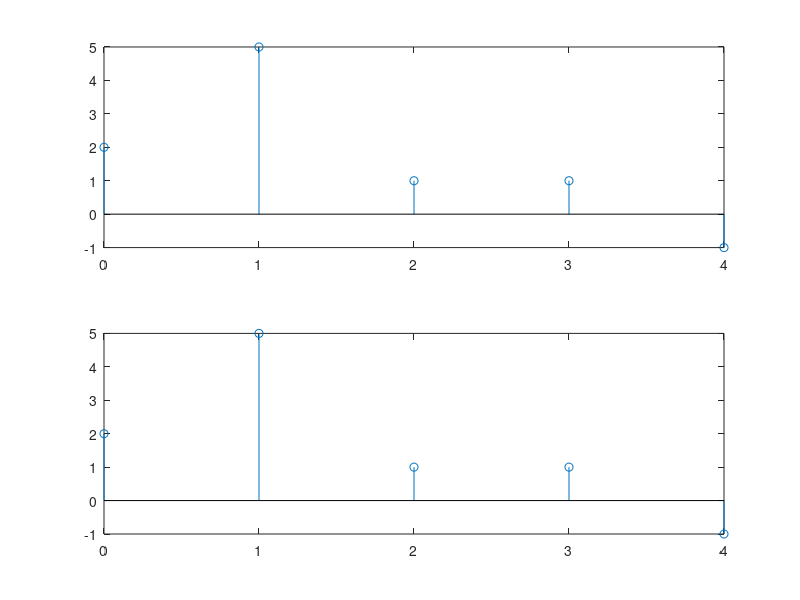

MATLAB code to generate this figure:
% performing linear convolution of finite duratiom

clear all
clc

n=-12:1:12;
len_n=length(n);

h_n=[1 2 -1];
g_n=[2 1 1 ];

l1=length(h_n);
l2=length(g_n);
l3=l2+l1-1;

h1=[h_n zeros(1,l2)];
g1=[g_n zeros(1,l1)];
y=zeros(1,l3);

for i=1:l3
    y(i)=0;
    for j=1:l1
        if (i-j+1>0)
            
            y(i)=y(i)+h1(j)*g1(i-j+1);
        end
    end
    n2(i)=i-1;
end

y1=conv(h_n,g_n);


subplot(2,1,1),stem(n2,y);
subplot(2,1,2),stem(n2,y1);



